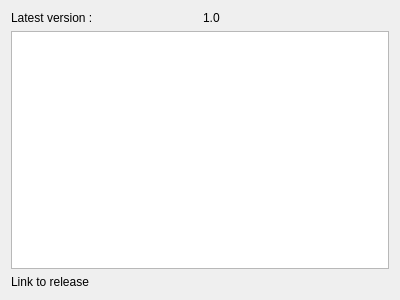
<?xml version="1.0" encoding="UTF-8"?>
<ui version="4.0">
 <class>UpdateWidget</class>
 <widget class="QWidget" name="UpdateWidget">
  <property name="geometry">
   <rect>
    <x>0</x>
    <y>0</y>
    <width>400</width>
    <height>300</height>
   </rect>
  </property>
  <property name="windowTitle">
   <string>Available update</string>
  </property>
  <layout class="QGridLayout" name="gridLayout">
   <item row="0" column="0">
    <widget class="QLabel" name="label">
     <property name="text">
      <string>Latest version :</string>
     </property>
    </widget>
   </item>
   <item row="2" column="0" colspan="2">
    <widget class="QLabel" name="L_LINKRELEASE">
     <property name="text">
      <string>Link to release</string>
     </property>
     <property name="textFormat">
      <enum>Qt::RichText</enum>
     </property>
     <property name="openExternalLinks">
      <bool>true</bool>
     </property>
     <property name="textInteractionFlags">
      <set>Qt::TextBrowserInteraction</set>
     </property>
    </widget>
   </item>
   <item row="1" column="0" colspan="2">
    <widget class="QTextBrowser" name="LE_NOTE"/>
   </item>
   <item row="0" column="1">
    <widget class="QLabel" name="L_VERSION">
     <property name="text">
      <string>1.0</string>
     </property>
    </widget>
   </item>
  </layout>
 </widget>
 <resources/>
 <connections/>
</ui>
